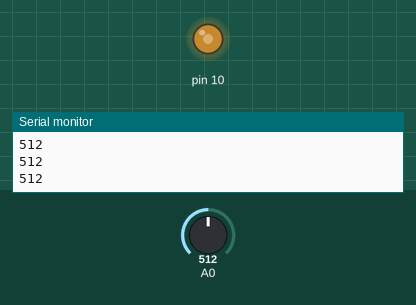
Recording of a sketch running on a simulated Arduino Uno, built with avr-gcc and run on an emulated ATmega328P. Parts: output pins drawn as LEDs (lit = HIGH), the last lines printed to the serial monitor. Inputs (shaded band) come from the test bench; at power-on: A0 = 512.

Above: at 1.2 s.
1.3 s: A0 set to 716
At 2.5 s:
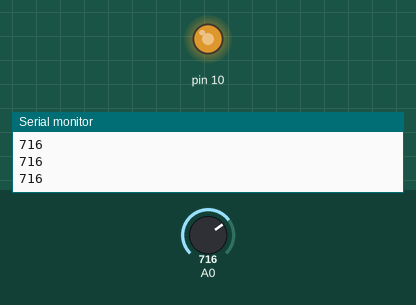
2.8 s: A0 set to 900
At 3.8 s:
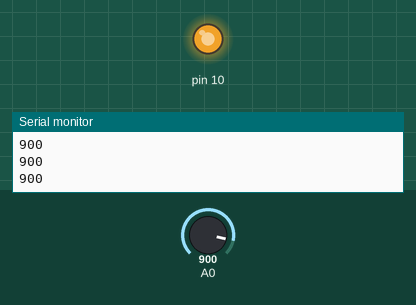
4.3 s: A0 set to 122
At 4.9 s:
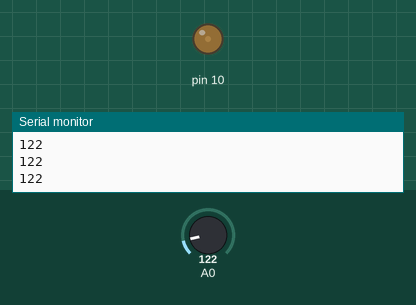
5.8 s: A0 set to 0
At 7.0 s:
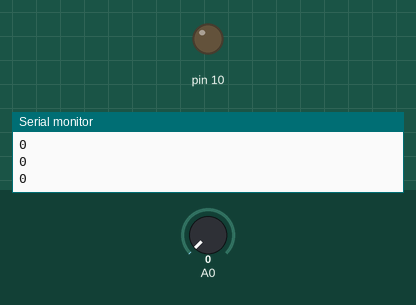
7.3 s: A0 set to 511
At 8.4 s:
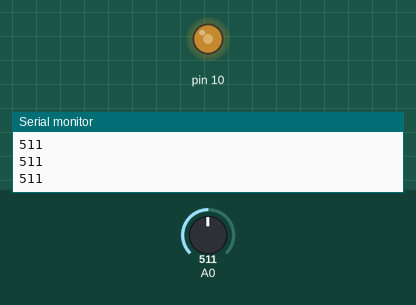
Timing chart, 0 to 9.8 s (numbered marks = the images above; inputs shaded):
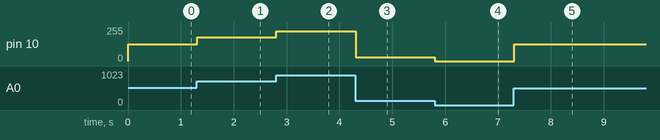

Measured:
- after the input at 1.3 s, pin 10: 127/255 → 178/255 at once
- after the input at 2.8 s, pin 10: 178/255 → 224/255 at once
- after the input at 4.3 s, pin 10: 224/255 → 30/255 at once
- after the input at 5.8 s, pin 10: 30/255 → 0/255 at once
- after the input at 7.3 s, pin 10: 0/255 → 127/255 at once

The sketch:

4_Led_potentiometer_UNO.ino
```cpp
void setup() {
  Serial.begin(9600);
  pinMode(A0, INPUT);
  pinMode(10, OUTPUT);
}

void loop() {
  int pot = analogRead(A0);
  Serial.println(pot);
  int bright = map(pot, 0, 1023, 0, 255);
  analogWrite(10, bright);
}
```
